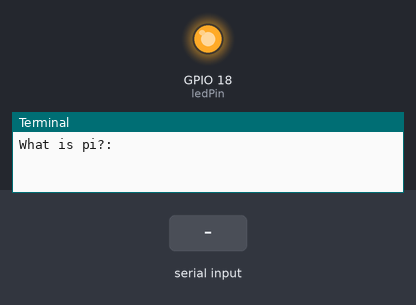
Bench run of a program on a simulated Raspberry Pi (BCM pin numbers). Shown: output pins drawn as LEDs (lit = HIGH), the last lines printed to the terminal. The test bench sets the inputs (shaded band).

Above: at 1.2 s.
1.3 s: "Awesome" typed at the terminal
At 1.8 s:
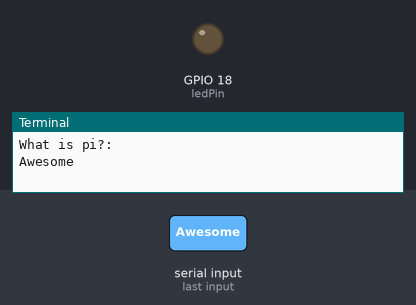
2.8 s: "1" typed at the terminal
5.8 s: "0" typed at the terminal
Timing chart, 0 to 8.8 s (numbered marks = the images above; inputs shaded):
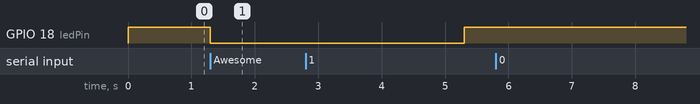

Measured:
- after the input at 1.3 s, GPIO 18 (ledPin): HIGH → LOW at once

The program:

index.py
```python
import RPi.GPIO as gpio
import time

ledPin = 18

gpio.setmode(gpio.BCM)
gpio.setup(ledPin, gpio.OUT)

while True:
	gpio.output(ledPin, gpio.HIGH)
	passcode = raw_input("What is pi?: ")

	if passcode == "Awesome":
		gpio.output(ledPin, gpio.LOW)
		time.sleep(4)
	else:
		gpio.output(ledPin, gpio.HIGH)
		print("Wrong Password!")	
```
